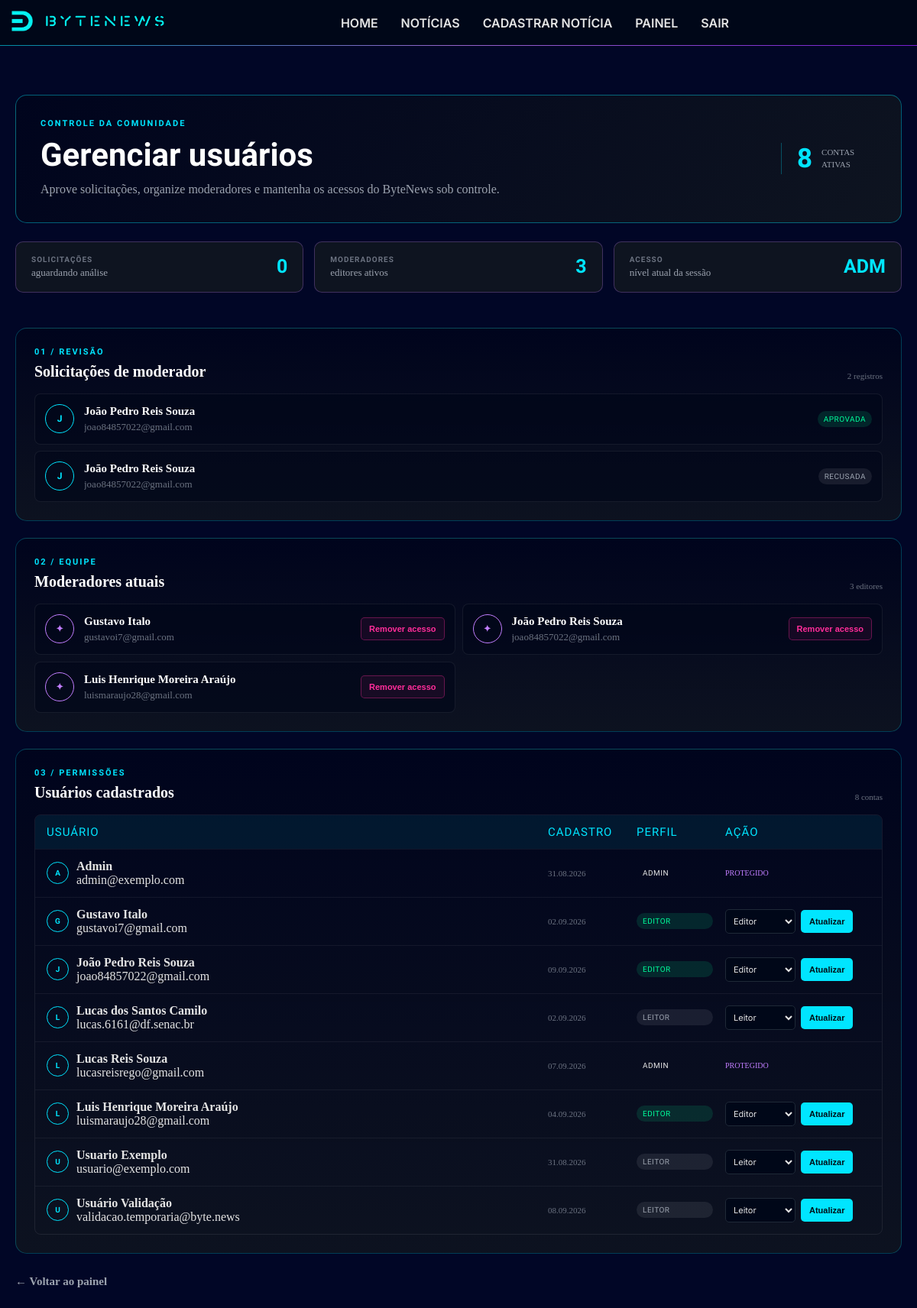
/src/pages/gerenciar-moderadores.php (signed in), run on the app's committed database.
### tables this page shows
CREATE TABLE `solicitacoes_moderador` (
  `id_solicitacao` int(11) NOT NULL,
  `id_usuario` int(11) NOT NULL,
  `status` enum('pendente','aprovada','recusada') NOT NULL DEFAULT 'pendente',
  `data_solicitacao` datetime NOT NULL DEFAULT current_timestamp(),
  `data_decisao` datetime DEFAULT NULL,
  `id_admin_decisor` int(11) DEFAULT NULL
);

CREATE TABLE `usuarios` (
  `id_usuario` int(11) NOT NULL,
  `nome` varchar(200) NOT NULL,
  `email` varchar(255) NOT NULL,
  `senha_segura` varchar(255) NOT NULL,
  `tipo_usuario` enum('admin','editor','leitor') NOT NULL DEFAULT 'leitor',
  `data_criacao` datetime DEFAULT current_timestamp(),
  `pergunta_seguranca` varchar(255) NOT NULL DEFAULT '',
  `resposta_seguranca` varchar(255) NOT NULL DEFAULT ''
);

### src/pages/gerenciar-moderadores.php (the view, shortened to what this page needs)
<?php
require_once __DIR__ . '/../php/conexao.php';
$solicitacoes = $conexao->query("SELECT s.id_solicitacao, s.status, s.data_solicitacao, u.id_usuario, u.nome, u.email FROM solicitacoes_moderador s INNER JOIN usuarios u ON u.id_usuario = s.id_usuario ORDER BY FIELD(s.status, 'pendente', 'aprovada', 'recusada'), s.data_solicitacao DESC")->fetch_all(MYSQLI_ASSOC);
$moderadores = $conexao->query("SELECT id_usuario, nome, email, tipo_usuario FROM usuarios WHERE tipo_usuario = 'editor' ORDER BY nome")->fetch_all(MYSQLI_ASSOC);
$usuarios = $conexao->query("SELECT id_usuario, nome, email, tipo_usuario, data_criacao FROM usuarios ORDER BY nome")->fetch_all(MYSQLI_ASSOC);
?>
<!DOCTYPE html>
<html lang="pt-BR">
<head>
  <link rel="stylesheet" href="../assets/CSS/style.css">
</head>
<body class="dark">
  <?php
  require __DIR__ . '/../php/header.php';
  ?>
  <main class="page-shell admin-shell">
    <section class="admin-hero">
      <div>
        <span class="eyebrow">CONTROLE DA COMUNIDADE</span>
        <h1>Gerenciar usuários</h1>
        <p>Aprove solicitações, organize moderadores e mantenha os acessos do ByteNews sob controle.</p>
      </div>
      <div class="admin-counter">
        <strong><?= count($usuarios) ?></strong>
        <span>contas<br>ativas</span>
      </div>
    </section>
    <section class="admin-overview">
      <article>
        <span class="overview-label">SOLICITAÇÕES</span>
        <strong><?= count(array_filter($solicitacoes, static fn ($item) => $item['status'] === 'pendente')) ?></strong>
        <span>aguardando análise</span>
      </article>
      <article>
        <span class="overview-label">MODERADORES</span>
        <strong><?= count($moderadores) ?></strong>
        <span>editores ativos</span>
      </article>
      <article>
        <span class="overview-label">ACESSO</span>
        <strong>ADM</strong>
        <span>nível atual da sessão</span>
      </article>
    </section>
    <section class="admin-section">
      <div class="admin-section-heading">
        <div>
          <span class="section-kicker">01 / Revisão</span>
          <h2>Solicitações de moderador</h2>
        </div>
        <span class="section-count"><?= count($solicitacoes) ?> registros</span>
      </div>
      <div class="request-list">
        <?php foreach ($solicitacoes as $solicitacao): ?>
          <article class="request-row">
            <div class="user-avatar">
              <?= htmlspecialchars(strtoupper(substr($solicitacao['nome'], 0, 1))) ?>
            </div>
            <div class="user-info">
              <strong><?= htmlspecialchars($solicitacao['nome']) ?></strong>
              <span><?= htmlspecialchars($solicitacao['email']) ?></span>
            </div>
            <span class="status-badge status-<?= htmlspecialchars($solicitacao['status']) ?>">
              <?= htmlspecialchars($solicitacao['status']) ?>
            </span>
          </article>
        <?php endforeach; ?>
      </div>
    </section>
    <section class="admin-section">
      <div class="admin-section-heading">
        <div>
          <span class="section-kicker">02 / Equipe</span>
          <h2>Moderadores atuais</h2>
        </div>
        <span class="section-count"><?= count($moderadores) ?> editores</span>
      </div>
      <div class="moderator-grid">
        <?php foreach ($moderadores as $moderador): ?>
          <article class="moderator-card">
            <div class="user-avatar">✦</div>
            <div class="user-info">
              <strong><?= htmlspecialchars($moderador['nome']) ?></strong>
              <span><?= htmlspecialchars($moderador['email']) ?></span>
            </div>
            <form method="post" action="../php/gerenciar-moderadores.php">
              <button class="remove-action" name="novo_tipo" value="leitor" type="submit">Remover acesso</button>
            </form>
          </article>
        <?php endforeach; ?>
      </div>
    </section>
    <section class="admin-section">
      <div class="admin-section-heading">
        <div>
          <span class="section-kicker">03 / Permissões</span>
          <h2>Usuários cadastrados</h2>
        </div>
        <span class="section-count"><?= count($usuarios) ?> contas</span>
      </div>
      <div class="user-table">
        <div class="user-table-head">
          <span>USUÁRIO</span>
          <span>CADASTRO</span>
          <span>PERFIL</span>
          <span>AÇÃO</span>
        </div>
        <?php foreach ($usuarios as $usuario): ?>
          <div class="user-table-row">
            <div class="user-table-name">
              <div class="user-avatar small-avatar">
                <?= htmlspecialchars(strtoupper(substr($usuario['nome'], 0, 1))) ?>
              </div>
              <div class="table-name">
                <strong><?= htmlspecialchars($usuario['nome']) ?></strong>
                <span><?= htmlspecialchars($usuario['email']) ?></span>
              </div>
            </div>
            <span class="table-date"><?= date('d.m.Y', strtotime($usuario['data_criacao'])) ?></span>
            <span class="role-status role-<?= htmlspecialchars($usuario['tipo_usuario']) ?>"><?= htmlspecialchars($usuario['tipo_usuario']) ?></span>
            <?php if ($usuario['tipo_usuario'] !== 'admin' && (int) $usuario['id_usuario'] !== (int) $_SESSION['id_usuario']): ?>
              <form method="post" action="../php/gerenciar-moderadores.php" class="role-form">
                <select name="novo_tipo" aria-label="Novo perfil de <?= htmlspecialchars($usuario['nome']) ?>">
                  <option value="leitor" <?= $usuario['tipo_usuario'] === 'leitor' ? 'selected' : '' ?>>Leitor</option>
                  <option value="editor" <?= $usuario['tipo_usuario'] === 'editor' ? 'selected' : '' ?>>Editor</option>
                </select>
                <button type="submit">Atualizar</button>
              </form>
            <?php else: ?>
              <span class="protected-label">Protegido</span>
            <?php endif; ?>
          </div>
        <?php endforeach; ?>
      </div>
    </section>
    <a class="back-home" href="./painel.php">← Voltar ao painel</a>
  </main>
</body>
</html>

### data on the page
solicitacoes_moderador: id_usuario.nome "J", id_usuario.nome "João Pedro Reis Souza", id_usuario.email "joao84857022@gmail.com", status "APROVADA"
solicitacoes_moderador: id_usuario.nome "J", id_usuario.nome "João Pedro Reis Souza", id_usuario.email "joao84857022@gmail.com", status "RECUSADA"
usuarios: nome "Gustavo Italo", email "gustavoi7@gmail.com", nome "G", data_criacao "02.09.2026", tipo_usuario "EDITOR", novo_tipo "Editor"
usuarios: nome "João Pedro Reis Souza", email "joao84857022@gmail.com", nome "J", data_criacao "09.09.2026", tipo_usuario "EDITOR", novo_tipo "Editor"
usuarios: nome "Luis Henrique Moreira Araújo", email "luismaraujo28@gmail.com", nome "L", data_criacao "04.09.2026", tipo_usuario "EDITOR", novo_tipo "Editor"
usuarios: nome "A", nome "Admin", email "admin@exemplo.com", data_criacao "31.08.2026", tipo_usuario "ADMIN", shows "PROTEGIDO"
usuarios: nome "L", nome "Lucas dos Santos Camilo", email "lucas.6161@df.senac.br", data_criacao "02.09.2026", tipo_usuario "LEITOR", novo_tipo "Leitor"
usuarios: nome "L", nome "Lucas Reis Souza", email "lucasreisrego@gmail.com", data_criacao "07.09.2026", tipo_usuario "ADMIN", shows "PROTEGIDO"
usuarios: nome "U", nome "Usuario Exemplo", email "usuario@exemplo.com", data_criacao "31.08.2026", tipo_usuario "LEITOR", novo_tipo "Leitor"
usuarios: nome "U", nome "Usuário Validação", email "validacao.temporaria@byte.news", data_criacao "08.09.2026", tipo_usuario "LEITOR", novo_tipo "Leitor"

### other printed values
count($usuarios) "8"
count($moderadores) "3"
count($solicitacoes) "2"
